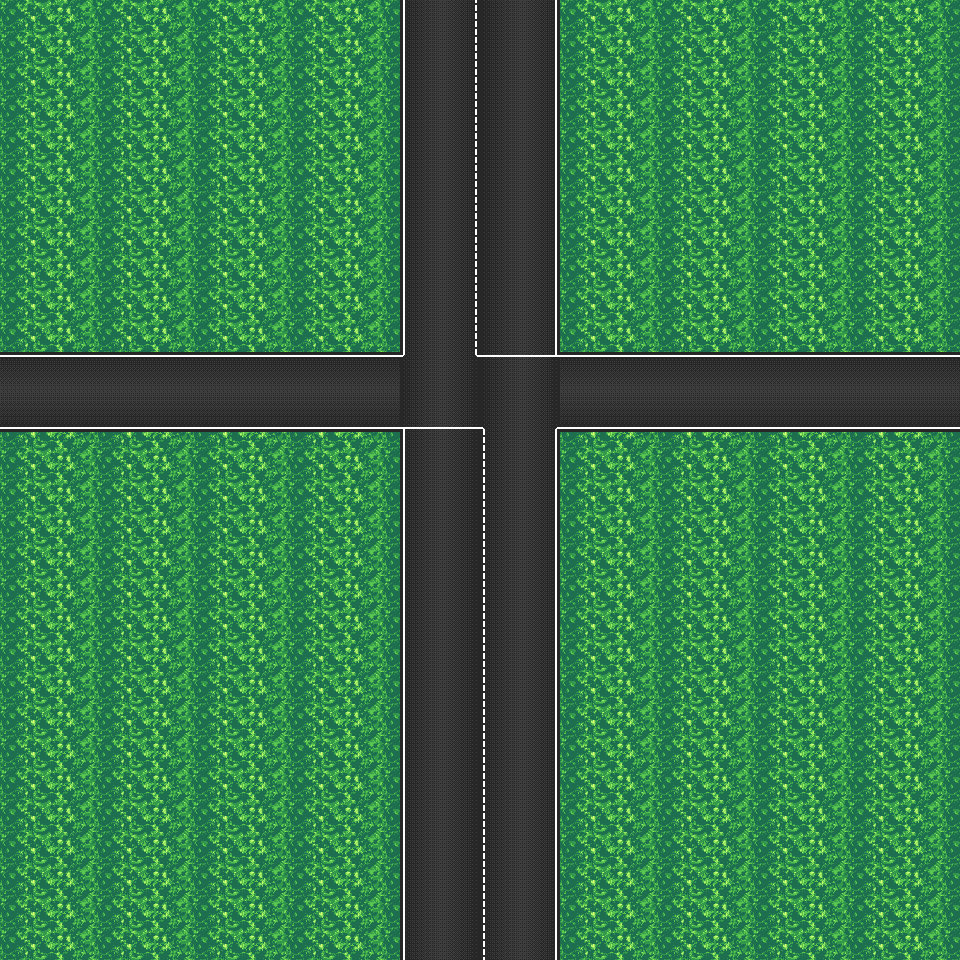

The image is a tile-based game level rendered from a .tmx file. Its description and source (layers, tilesets, objects; grid data summarised) follow:
An orthogonal 60x60 tile map with 16x16 px tiles, 4 tile layers (Base, Road, Crease Layer, Dashed Line), 2 tilesets and 15 objects (3x Zone_MidTurn, 3x Zone_Finish).

<map version="1.10" tiledversion="1.11.2" orientation="orthogonal" renderorder="right-down" width="60" height="60" tilewidth="16" tileheight="16" infinite="0" nextlayerid="13" nextobjectid="35">
 <tileset firstgid="1" name="Road" tilewidth="16" tileheight="16" tilecount="144" columns="12">
  <image source="../images/new-map.png" width="192" height="192" />
 </tileset>
 <tileset firstgid="145" name="Lines" tilewidth="16" tileheight="16" tilecount="80" columns="10">
  <image source="../images/lines.png" width="160" height="128" />
 </tileset>
 <layer id="2" name="Base" width="60" height="60">
  <properties>
   <property name="friction" type="float" value="0.9" />
  </properties>
  <data>[3600 cells, 3000 non-empty, 12 distinct tile ids]</data>
 </layer>
 <layer id="1" name="Road" width="60" height="60">
  <data>[3600 cells, 600 non-empty, 5 distinct tile ids]</data>
 </layer>
 <objectgroup color="#ffff00" id="10" name="Zone_Check_Layer_R" tintcolor="#ffff00" />
 <layer id="8" name="Crease Layer" width="60" height="60">
  <data>[3600 cells, 331 non-empty, 10 distinct tile ids]</data>
 </layer>
 <layer id="3" name="Dashed Line" width="60" height="60">
  <data>[3600 cells, 227 non-empty, 10 distinct tile ids]</data>
 </layer>
 <objectgroup color="#5500ff" id="11" name="Line_Layer" class="Lane_Divider" tintcolor="#5500ff" />
 <objectgroup color="#ff0000" id="9" name="Wrong_Turn_Layer" class="Zone_Fail_WT" tintcolor="#ff0000">
  <object id="14" x="411.417" y="902.16" width="61.8777" height="52.1868" />
  <object id="30" x="491.061" y="433.24" width="58.5443" height="522.853" />
  <object id="31" x="483.728" y="7.9066" width="61.8777" height="336.853" />
 </objectgroup>
 <objectgroup color="#000000" id="4" name="Obstacles_Layer" class="Collision_Box" tintcolor="#000000">
  <object id="1" x="0" y="443.956" width="388.139" height="516.043" />
  <object id="2" x="573.047" y="443.956" width="386.953" height="516.044" />
  <object id="3" x="3.55834" y="7.11639" width="382.387" height="335.094" />
  <object id="29" x="571.524" y="8.978" width="387.953" height="333.044" />
 </objectgroup>
 <objectgroup color="#ffff7f" id="5" name="Zone_Check_Layer" class="Zone_Check" tintcolor="#ffff7f">
  <properties>
   <property name="step_id" type="int" value="1" />
  </properties>
  <object id="4" x="409.052" y="436.092" width="67.2673" height="195.024" />
 </objectgroup>
 <objectgroup color="#aa5500" id="12" name="Junction_Validation_Laye" class="Zone_MidTurn" tintcolor="#aa5500">
  <object id="32" type="Zone_MidTurn" x="480" y="360.25" width="10.75" height="63.75">
   <properties>
    <property name="expected_signal" value="right" />
   </properties>
  </object>
  <object id="33" type="Zone_MidTurn" x="389.625" y="359.625" width="10.75" height="63.75">
   <properties>
    <property name="expected_signal" value="left" />
   </properties>
  </object>
  <object id="34" type="Zone_MidTurn" x="408.305" y="353.97" width="10.75" height="63.75" rotation="270.382">
   <properties>
    <property name="expected_signal" value="none" />
   </properties>
  </object>
 </objectgroup>
 <objectgroup color="#00ff00" id="6" name="Finish_Zone_Layer" tintcolor="#00ff00">
  <object id="5" type="Zone_Finish" x="846.262" y="364.56" width="112" height="48">
   <properties>
    <property name="step_id" type="int" value="2" />
   </properties>
  </object>
  <object id="10" type="Zone_Finish" x="9.23351" y="367.401" width="112" height="48">
   <properties>
    <property name="step_id" type="int" value="2" />
   </properties>
  </object>
  <object id="12" type="Zone_Finish" x="410.123" y="15.1401" width="59.8132" height="71.7213">
   <properties>
    <property name="step_id" type="int" value="2" />
   </properties>
  </object>
 </objectgroup>
 <objectgroup id="7" name="Spawn_Layer" class="Spawn_Point">
  <object id="6" x="439.116" y="830.022">
   <point />
  </object>
 </objectgroup>
</map>
